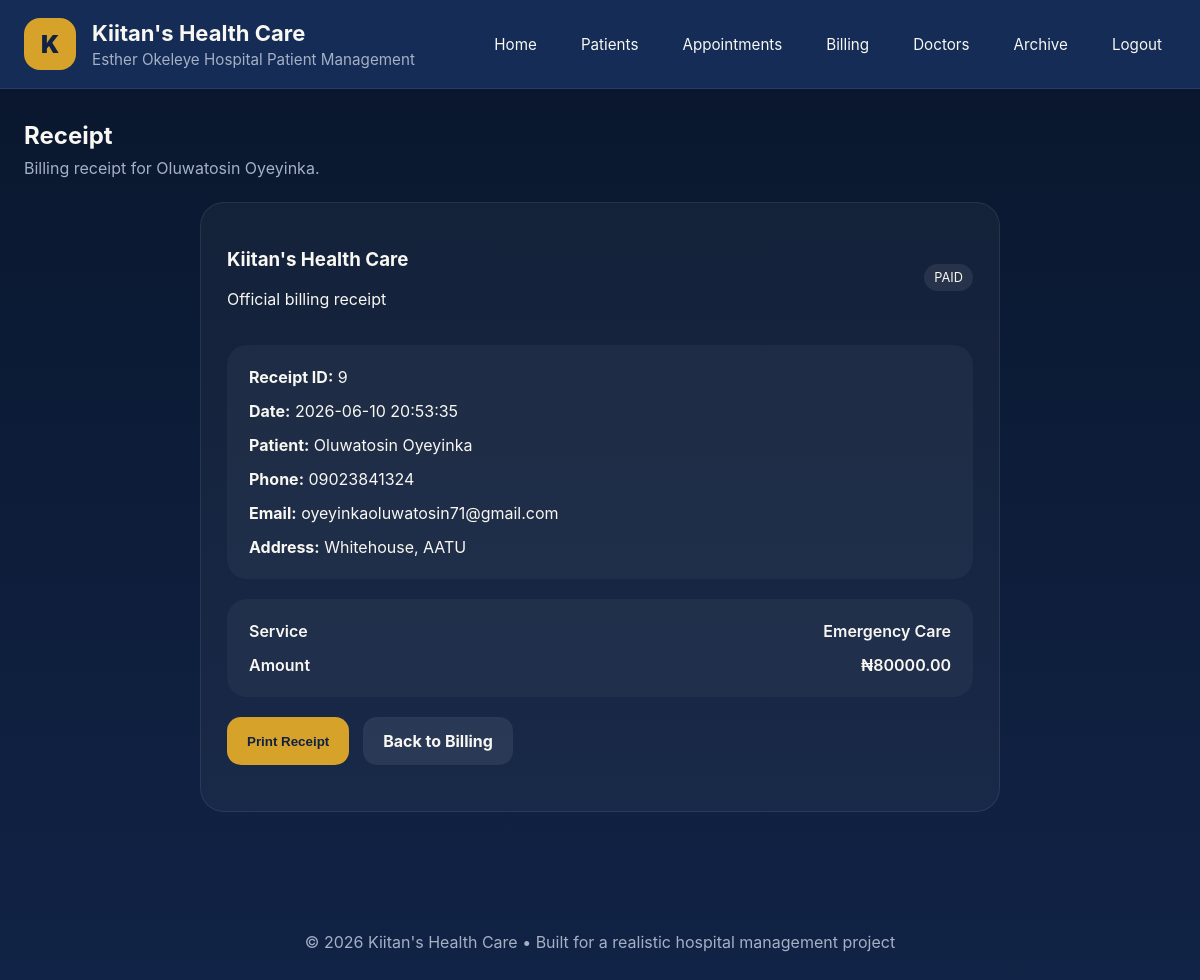
/receipt/9 (signed in), run on the app's committed database.
### tables this page shows
CREATE TABLE patients (
            id INTEGER PRIMARY KEY AUTOINCREMENT,
            first_name TEXT NOT NULL,
            last_name TEXT NOT NULL,
            age INTEGER NOT NULL,
            gender TEXT NOT NULL,
            phone TEXT NOT NULL,
            email TEXT,
            address TEXT,
            condition TEXT,
            emergency INTEGER DEFAULT 0,
            admitted_at TEXT,
            discharged INTEGER DEFAULT 0
        );

CREATE TABLE bills (
            id INTEGER PRIMARY KEY AUTOINCREMENT,
            patient_id INTEGER NOT NULL,
            service TEXT NOT NULL,
            amount REAL NOT NULL,
            created_at TEXT NOT NULL, status TEXT NOT NULL DEFAULT 'PENDING',
            FOREIGN KEY(patient_id) REFERENCES patients(id)
        );

### app.py (the view)
@app.route("/receipt/<int:bill_id>")
@login_required
def receipt(bill_id):
    db = get_db_connection()
    bill = db.execute(
        "SELECT b.*, p.first_name, p.last_name, p.phone, p.email, p.address FROM bills b JOIN patients p ON b.patient_id = p.id WHERE b.id = ?",
        (bill_id,),
    ).fetchone()
    if bill is None:
        flash("Receipt not found.", "danger")
        return redirect(url_for("billing"))
    return render_template("receipt.html", bill=bill)

### app.py (called while the page is built)
def get_db_connection():
    db = getattr(g, "db", None)
    if db is None:
        db = sqlite3.connect(app.config["DATABASE"])
        db.row_factory = sqlite3.Row
        g.db = db
    return db

def login_required(view):
    @wraps(view)
    def wrapped_view(**kwargs):
        if not session.get("user"):
            return redirect(url_for("login"))
        return view(**kwargs)
    return wrapped_view

@app.context_processor
def inject_user():
    return {
        "logged_in": bool(session.get("user")),
        "current_user": session.get("user"),
    }

### templates/receipt.html
{% extends "base.html" %}
{% block content %}
<section class="section-block">
  <div class="section-intro">
    <h2>Receipt</h2>
    <p>Billing receipt for {{ bill.first_name }} {{ bill.last_name }}.</p>
  </div>
  <div class="panel receipt-panel">
    <div class="receipt-header">
      <div>
        <h3>Kiitan's Health Care</h3>
        <p>Official billing receipt</p>
      </div>
      <div>
        <span class="badge">{{ bill.status }}</span>
      </div>
    </div>
    <div class="receipt-details">
      <div><strong>Receipt ID:</strong> {{ bill.id }}</div>
      <div><strong>Date:</strong> {{ bill.created_at }}</div>
      <div><strong>Patient:</strong> {{ bill.first_name }} {{ bill.last_name }}</div>
      <div><strong>Phone:</strong> {{ bill.phone or 'N/A' }}</div>
      <div><strong>Email:</strong> {{ bill.email or 'N/A' }}</div>
      <div><strong>Address:</strong> {{ bill.address or 'N/A' }}</div>
    </div>
    <div class="receipt-services">
      <div class="service-line">
        <span>Service</span>
        <span>{{ bill.service }}</span>
      </div>
      <div class="service-line">
        <span>Amount</span>
        <span>₦{{ '%.2f' | format(bill.amount) }}</span>
      </div>
    </div>
    <div class="receipt-footer">
      <button class="button primary" onclick="window.print()">Print Receipt</button>
      <a href="{{ url_for('billing') }}" class="button secondary">Back to Billing</a>
    </div>
  </div>
</section>
{% endblock %}

### static/css/style.css (style rules this page uses)
* { box-sizing: border-box; }
:root { --bg: #0f2144; --surface: #142c56; --surface-alt: #1e3b6d; --accent: #d7a22a; --text: #f8f7f2; --muted: #a5b0c5; --danger: #d85858; --success: #4aa96c; }
body { margin: 0; font-family: Inter, ui-sans-serif, system-ui, -apple-system, BlinkMacSystemFont, "Segoe UI", sans-serif; color: var(--text); background: linear-gradient(180deg, #09162c 0%, #112346 100%); }
.button { display: inline-flex; align-items: center; justify-content: center; padding: 14px 20px; border-radius: 14px; border: none; color: var(--bg); text-decoration: none; font-weight: 700; cursor: pointer; }
.button.primary { background: var(--accent); }
.button.secondary { background: rgba(255, 255, 255, 0.08); color: var(--text); }
.section-block { margin-bottom: 32px; }
.section-intro { margin-bottom: 24px; }
.section-intro h2 { margin: 0 0 8px; }
.section-intro p { margin: 0; color: var(--muted); }
.panel { background: rgba(255, 255, 255, 0.04); border: 1px solid rgba(255, 255, 255, 0.08); border-radius: 24px; padding: 26px; }
.receipt-panel { max-width: 800px; margin: 0 auto; }
.receipt-header, .receipt-services, .receipt-details, .receipt-footer { display: grid; gap: 14px; margin-bottom: 20px; }
.receipt-header { grid-template-columns: 1fr auto; align-items: center; }
.receipt-details { background: rgba(255, 255, 255, 0.04); padding: 22px; border-radius: 20px; }
.receipt-services { background: rgba(255, 255, 255, 0.04); padding: 22px; border-radius: 20px; }
.service-line { display: flex; justify-content: space-between; gap: 16px; font-weight: 600; }
.receipt-footer { display: flex; flex-wrap: wrap; gap: 14px; }
.badge { display: inline-flex; align-items: center; padding: 6px 10px; border-radius: 999px; font-size: 0.8rem; background: rgba(255, 255, 255, 0.08); }

### data on the page
patients: first_name "Oluwatosin", last_name "Oyeyinka", phone "09023841324", email "oyeyinkaoluwatosin71@gmail.com", address "Whitehouse, AATU"
bills: status "PAID", id "9", created_at "2026-06-10 20:53:35", service "Emergency Care", amount "80000.00"
